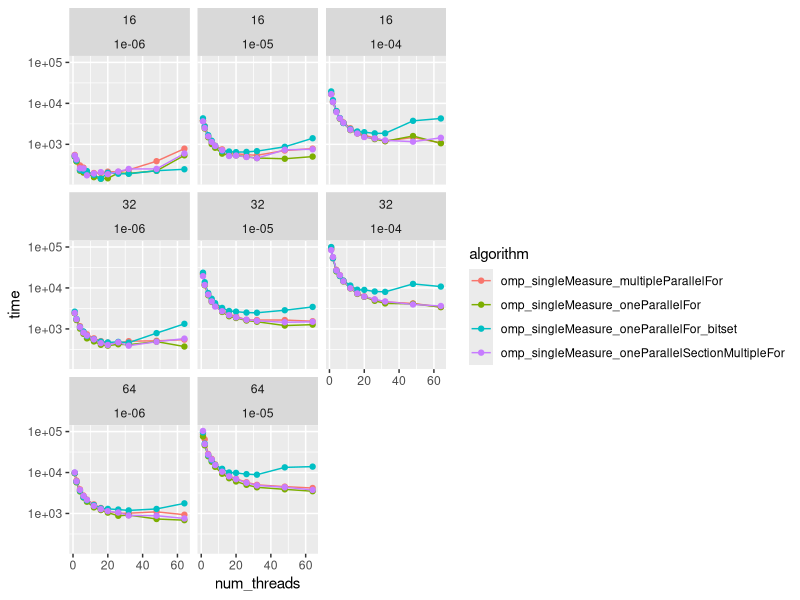
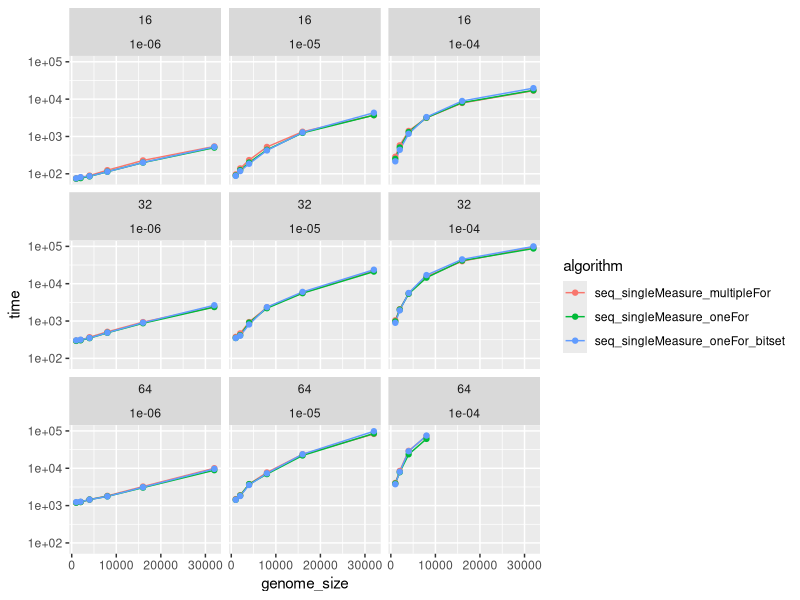

Recreate these plots in R, in order.
library(ggplot2)
library(tidyr)
library(dplyr)
library(rstudioapi)

export.png <-
  function(out_name,
           graph,
           width = 1920,
           height = 1080) {
    png(out_name, width, height, units = "px")
    print(graph)
    dev.off()
  }

# Set working directory to script location
setwd(dirname(getActiveDocumentContext()$path))

data <- read.csv("out.csv")

g_size <- 32000

filtered_data <- subset(data, genome_size == g_size)

gathered_data <-
  gather(
    filtered_data,
    algorithm,
    time,
    starts_with('omp_singleMeasure')
  )

plot <-
  ggplot(gathered_data, aes(x = num_threads, y = time, colour = algorithm)) +
  facet_wrap(grid_size ~ mutation_rate) +
  scale_y_log10() +
  geom_line() +
  geom_point()

export.png("omp.png", plot)

filtered_data <- subset(data, seq_singleMeasure_oneFor != -1)

gathered_data <-
  gather(
    filtered_data,
    algorithm,
    time,
    starts_with('seq_singleMeasure')
  )

plot <-
  ggplot(gathered_data, aes(x = genome_size, y = time, colour = algorithm)) +
  facet_wrap(grid_size ~ mutation_rate) +
  scale_y_log10() +
  geom_line() +
  geom_point()

export.png("seq.png", plot)
